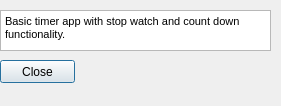
<?xml version="1.0" encoding="UTF-8"?>
<ui version="4.0">
 <class>about</class>
 <widget class="QDialog" name="about">
  <property name="geometry">
   <rect>
    <x>0</x>
    <y>0</y>
    <width>281</width>
    <height>106</height>
   </rect>
  </property>
  <property name="windowTitle">
   <string>Dialog</string>
  </property>
  <widget class="QTextBrowser" name="textBrowser">
   <property name="geometry">
    <rect>
     <x>0</x>
     <y>10</y>
     <width>271</width>
     <height>41</height>
    </rect>
   </property>
   <property name="html">
    <string>&lt;!DOCTYPE HTML PUBLIC &quot;-//W3C//DTD HTML 4.0//EN&quot; &quot;http://www.w3.org/TR/REC-html40/strict.dtd&quot;&gt;
&lt;html&gt;&lt;head&gt;&lt;meta name=&quot;qrichtext&quot; content=&quot;1&quot; /&gt;&lt;style type=&quot;text/css&quot;&gt;
p, li { white-space: pre-wrap; }
&lt;/style&gt;&lt;/head&gt;&lt;body style=&quot; font-family:'MS Shell Dlg 2'; font-size:8.25pt; font-weight:400; font-style:normal;&quot;&gt;
&lt;p style=&quot; margin-top:0px; margin-bottom:0px; margin-left:0px; margin-right:0px; -qt-block-indent:0; text-indent:0px;&quot;&gt;&lt;span style=&quot; font-size:8pt;&quot;&gt;Basic timer app with stop watch and count down functionality.&lt;/span&gt;&lt;/p&gt;&lt;/body&gt;&lt;/html&gt;</string>
   </property>
  </widget>
  <widget class="QPushButton" name="pushButton">
   <property name="geometry">
    <rect>
     <x>0</x>
     <y>60</y>
     <width>75</width>
     <height>23</height>
    </rect>
   </property>
   <property name="text">
    <string>Close</string>
   </property>
  </widget>
 </widget>
 <resources/>
 <connections>
  <connection>
   <sender>pushButton</sender>
   <signal>clicked()</signal>
   <receiver>about</receiver>
   <slot>reject()</slot>
   <hints>
    <hint type="sourcelabel">
     <x>45</x>
     <y>74</y>
    </hint>
    <hint type="destinationlabel">
     <x>44</x>
     <y>88</y>
    </hint>
   </hints>
  </connection>
 </connections>
</ui>
